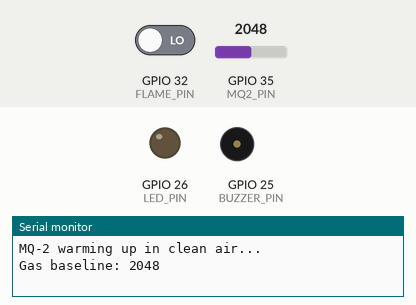
Simulated run of this sketch. Board: ESP32. Shown: output pins drawn as LEDs (lit = HIGH), buzzer (waves = sounding, pin HIGH), the last lines printed to the serial monitor. The inputs (shaded band) are chosen by the test bench; at power-on: GPIO 32 (FLAME_PIN) LOW, GPIO 35 (MQ2_PIN) = 2048.

Above: at 30.15 s.
At 32.68 s:
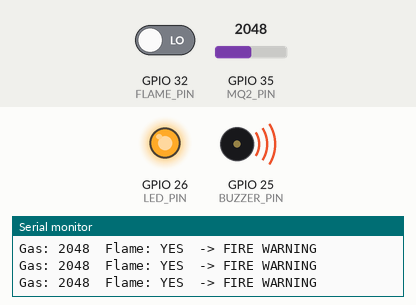
Timing chart, 0 to 33.1 s (numbered marks = the images above):
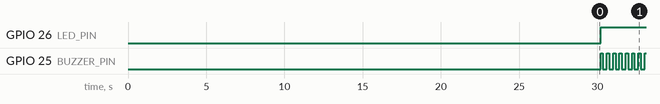

The sketch:

Smart_Safety_Demonstrator.ino
```cpp
// Project 5 - Smart Safety Demonstrator (Flame + MQ-2 + LED + buzzer)
// EDUCATIONAL PROTOTYPE - NOT a certified fire or gas safety system.
// Wiring: Flame module VCC->3V3, GND->GND, DO->GPIO32
//         MQ-2 VCC->VIN(5V), GND->GND, AO->10k->node->GPIO35, node->20k->GND
//         GPIO26 -> 220 ohm -> LED -> GND;  GPIO25 -> active buzzer (+)

const int FLAME_PIN = 32;
const int MQ2_PIN = 35;
const int LED_PIN = 26;
const int BUZZER_PIN = 25;

const bool FLAME_ACTIVE_LOW = true;   // Verify your module!
const int WARMUP_SECONDS = 30;
const int GAS_MARGIN = 300;
int gasBaseline = 0;

int readGas()
{
  long sum = 0;
  for (int i = 0; i < 10; i++)
  {
    sum += analogRead(MQ2_PIN);
    delay(10);
  }
  return sum / 10;
}

void setup()
{
  Serial.begin(115200);
  pinMode(FLAME_PIN, INPUT);
  pinMode(LED_PIN, OUTPUT);
  pinMode(BUZZER_PIN, OUTPUT);

  Serial.println("MQ-2 warming up in clean air...");
  delay(WARMUP_SECONDS * 1000UL);
  gasBaseline = readGas();
  Serial.print("Gas baseline: ");
  Serial.println(gasBaseline);
}

void loop()
{
  int flameState = digitalRead(FLAME_PIN);
  bool flame = FLAME_ACTIVE_LOW ? (flameState == LOW) : (flameState == HIGH);

  int gasValue = readGas();
  bool gas = (gasValue > gasBaseline + GAS_MARGIN);

  Serial.print("Gas: ");
  Serial.print(gasValue);
  Serial.print("  Flame: ");
  Serial.print(flame ? "YES" : "no");

  if (flame && gas)
  {
    Serial.println("  -> DANGER: flame AND gas");
    digitalWrite(LED_PIN, HIGH);
    digitalWrite(BUZZER_PIN, HIGH);          // continuous
    delay(300);
  }
  else if (flame)
  {
    Serial.println("  -> FIRE WARNING");
    digitalWrite(LED_PIN, HIGH);
    digitalWrite(BUZZER_PIN, HIGH);
    delay(150);
    digitalWrite(BUZZER_PIN, LOW);
    delay(150);
  }
  else if (gas)
  {
    Serial.println("  -> GAS WARNING");
    digitalWrite(BUZZER_PIN, LOW);
    digitalWrite(LED_PIN, HIGH);             // slow LED blink
    delay(400);
    digitalWrite(LED_PIN, LOW);
    delay(400);
  }
  else
  {
    Serial.println("  -> normal");
    digitalWrite(LED_PIN, LOW);
    digitalWrite(BUZZER_PIN, LOW);
    delay(300);
  }
}
```

Measured:
- by itself, GPIO 26 (LED_PIN): LOW → HIGH at 30.2 s
- by itself, GPIO 25 (BUZZER_PIN): alternates HIGH for 0.15 s and LOW for 0.25 s
